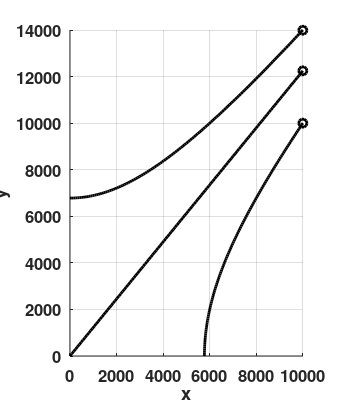

MATLAB code to generate this figure:

lw = 2;

clf
hold on
axis equal
%
% y0 = 10000
%
y = linspace(0,10000,125);
x = sqrt((y.^2+5e7)/1.5);
plot(x,y,'k','linewidth',lw);

%
% y0 = 14000
%
x = linspace(0,10000,125);
y = sqrt(1.5*x.^2+4.6e7);
plot(x,y,'k','linewidth',lw);

%
% Asymptote
%
y = sqrt(1.5)*x;
plot(x,y,'k','linewidth',lw);

grid on
set(gca,'fontsize',12,'fontweight','bold')
xlabel('x')
ylabel('y')

axis([0 10000 0 14000])

plot(10000,10000,'ko','linewidth',lw)
plot(10000,12247,'ko','linewidth',lw)
plot(10000,13990,'ko','linewidth',lw)
% text(10500,10000,'y_0 = 10000')
% text(10500,12247,'y_0 = 12247')
% text(10500,14000,'y_0 = 14000')

set(gcf,'PaperPosition',[0 0 3.5 4])
print('-deps','LanchesterExamplePlots.eps')
